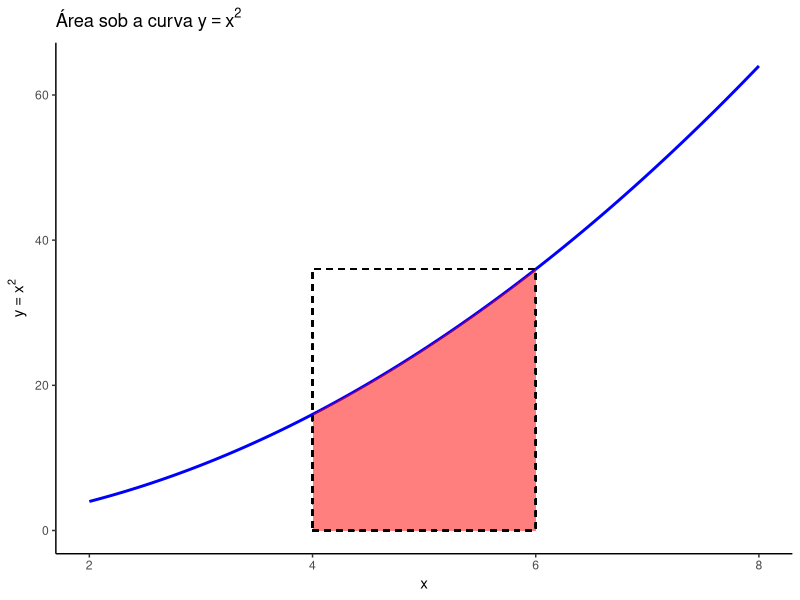
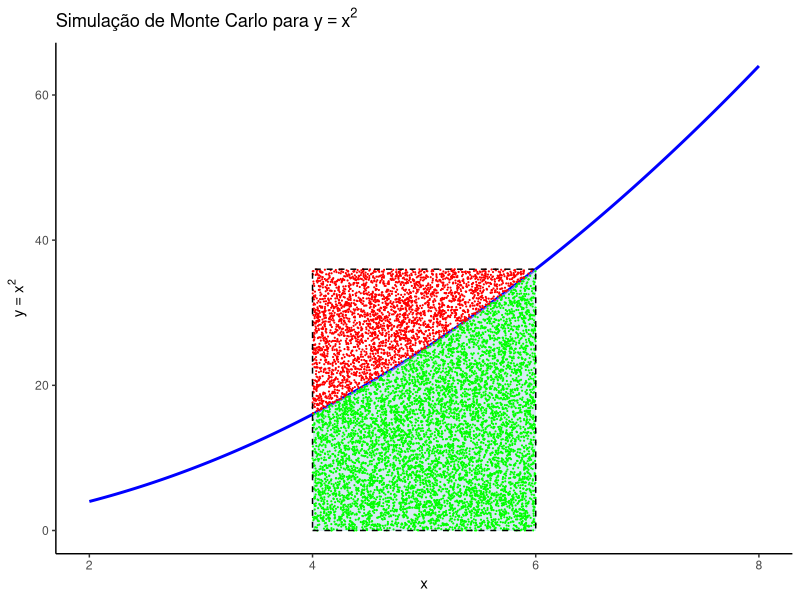
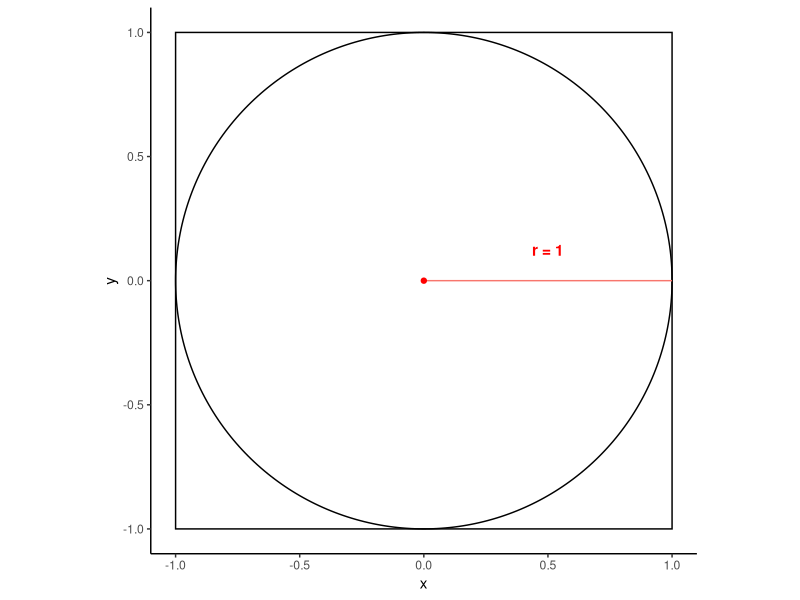
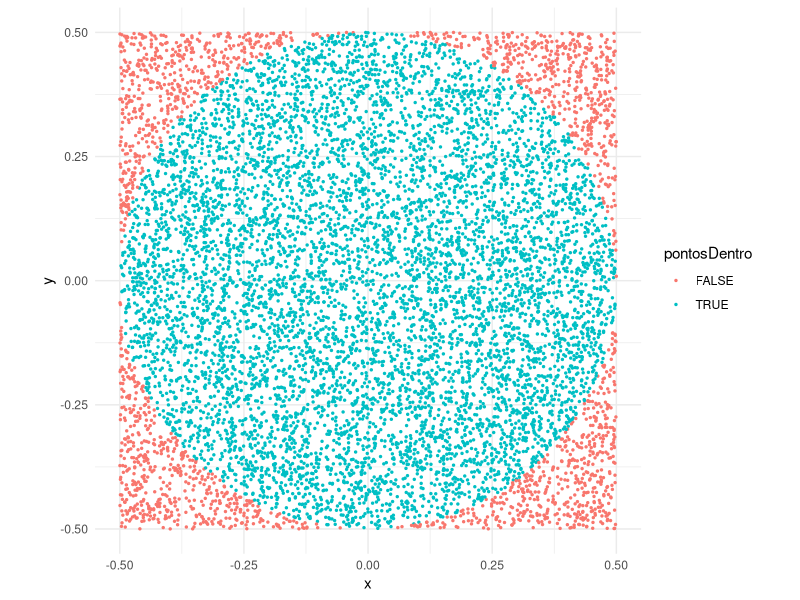
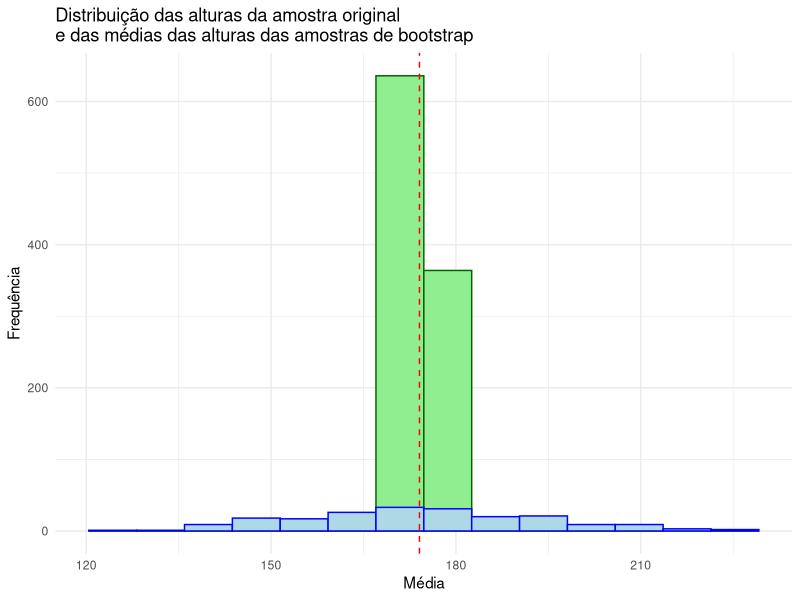
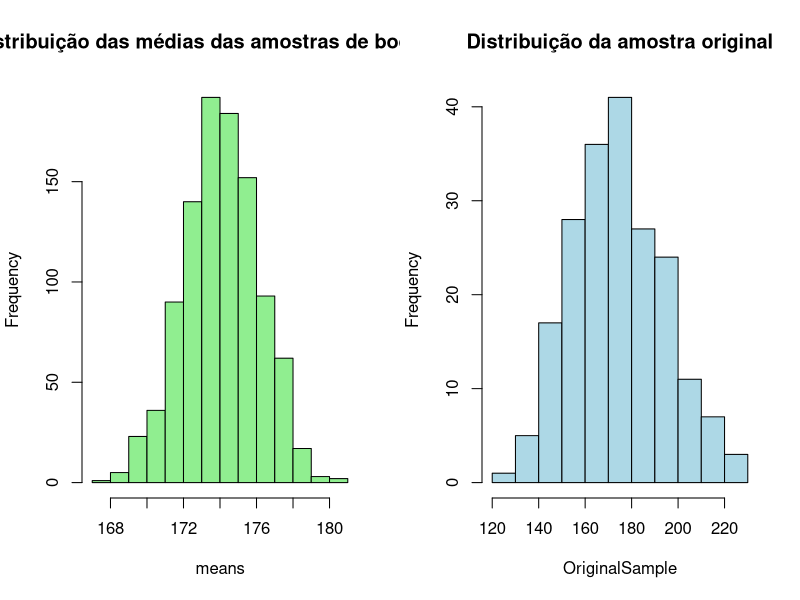

These figures' R source, in order:
## ---- chunk 1
# cria uma sequencia crescente de 1 a 10
x2 <- c(1:10)
x2
## ---- chunk 2
# cria uma sequencia decrescente de 20 a 10
x3 <- c(20:10)
x3
## ---- chunk 3
# cria uma sequencia de 1 a 10
# depois insere o número 20, 
# e depois cria uma nova sequencia de 30 a 40
x4 <- c(1:10, 20, 30:40)
x4
## ---- chunk 4
#cria uma sequencia de 1 a 10, aumentando 1 de cada vez, explicitando os argumentos
seq(from = 1, to = 10, by = 1)
## ---- chunk 5
#cria uma sequencia de 1 a 10, aumentando 1 de cada vez
seq(1, 10, 1)
## ---- chunk 6
# cria uma sequencia de 1 a 10 aumentando 0.5 de cada vez
seq(1, 10, 0.5)
## ---- chunk 7
# cria uma sequencia de 5 até 1, diminuindo 0.2 a cada vez
seq(5, 1, -0.2)
## ---- chunk 8
# Replicar o número 5, três vezes
rep(5, times = 3)
## ---- chunk 9
# Replicar cada elemento do vetor c(1, 2, 3) duas vezes
rep(c(1, 2, 3), each = 2)
## ---- chunk 10
# Replicar 1 duas vezes, 2 três vezes e 3 quatro vezes
rep(c(1, 2, 3), times = c(2, 3, 4))
## ---- chunk 11
# Gerar 10 números aleatórios uniformemente distribuídos
# Repetir esse processo 5 vezes com replicate
replicate(5, runif(10))
## ---- chunk 12
# replicando usando o pipe
runif(10) |>
  replicate(n=5)
## ---- chunk 13
# cria o objeto moeda
moeda <- c("cara","coroa")

# Simular o lançamento de uma moeda 3 vezes
sample(moeda,2, replace = TRUE)
## ---- chunk 14
# replicando 5 vezes os dois lançamentos
replicate(n=5, sample(moeda, 2))
## ---- chunk 15
# Selecionando, de forma aleatória, 5 números entre 1 e 10
x <- 1:10
sample(x, 5)
## ---- chunk 16
set.seed(5)
x <- 1:10
sample(x, 5)
## ---- chunk 17
x <- 1:100
sample(x, 5)
## ---- chunk 18
sample(1:6, 2, replace = TRUE)
## ---- chunk 19
# Replicando 10 vezes a amostragem de 2 números entre 1 e 6
x <- 1:6
replicate(n=10, sample(x, 2))
## ---- chunk 20
replicate(10, sample(1:6, 2))
## ---- chunk 21
sample(1:6, 2) |>
  replicate(n=10)
## ---- chunk 22
# cria um conjunto de números distribuidos de forma normal com média = 0 e desvio padrão = 1
x <- rnorm(100) 
# Sorteia 5 desses números
sample(x, 5)
## ---- chunk 23
rnorm(100) |> sample(5)
## ---- chunk 24
moeda <- c("cara", "coroa")
sample(moeda, 1)
## ---- chunk 25
# Definindo parâmetros do modelo
numero_de_rodadas <- 10000
numero_vencedor   <- 7

# Simulando a roleta
set.seed(123)  # Para reprodutibilidade
resultados <- sample(0:36, numero_de_rodadas, replace = TRUE)

# Contando quantas vezes saiu o número vencedor
vitorias <- sum(resultados == numero_vencedor)

# Calculando a proporção de vitórias
proporcao_vitorias <- vitorias / numero_de_rodadas

# Exibindo resultados
cat("Proporção de vitórias ao apostar no número 7:", proporcao_vitorias, "\n")

## ---- chunk 26
# Carregar a biblioteca ggplot2
library(ggplot2)

# Definindo a função
f <- function(x) x^2

# Definindo os limites
x_min <- 4
x_max <- 6
x_range <- c(2, 8)  # Intervalo total para o gráfico
y_max <- f(x_max)

# Criando uma sequência de valores x para a curva
x <- seq(x_range[1], x_range[2], length.out = 1000)
y <- f(x)

# Dados para a área sob a curva
x_area <- seq(x_min, x_max, length.out = 1000)
y_area <- f(x_area)

# Criando o gráfico
ggplot(data = data.frame(x, y), aes(x = x, y = y)) +
  geom_line(color = "blue", size = 1) +  # Curva y = x^2
  geom_ribbon(data = data.frame(x = x_area, ymin = 0, ymax = y_area),
              aes(x = x, ymin = ymin, ymax = ymax),
              fill = "red", alpha = 0.5) +  # Área sob a curva
  geom_rect(aes(xmin = x_min, xmax = x_max, ymin = 0, ymax = y_max), color = "black", fill = NA, linetype = "dashed") +
  scale_x_continuous(limits = c(2, 8), breaks = seq(2, 8, by = 2)) +  # Limitar o eixo x de 0 a 10 com marcações nos números pares
  labs(title = expression("Área sob a curva " * y == x^2),
       x = "x",
       y = expression(y == x^2)) +
  theme_classic()
## ---- chunk 27
# Carregar a biblioteca ggplot2
library(ggplot2)

# Definindo a função
f <- function(x) x^2

# Definindo os limites
x_min <- 4
x_max <- 6
x_range <- c(2, 8)
y_max <- f(x_max)

# Número de pontos aleatórios a serem gerados
n_pontos <- 10000

# Gerando pontos aleatórios
set.seed(123)
x_pontos <- runif(n_pontos, min = x_min, max = x_max)
y_pontos <- runif(n_pontos, min = 0, max = y_max)

# Verificando quais pontos estão abaixo da curva
abaixo_da_curva <- y_pontos <= f(x_pontos)

# Dados para a área sob a curva
x_area <- seq(x_min, x_max, length.out = 1000)
y_area <- f(x_area)

# Criando o gráfico
ggplot() +
  # Desenhando a curva y = x^2
  geom_line(data = data.frame(x = seq(x_range[1], x_range[2], length.out = 1000), y = f(seq(x_range[1], x_range[2], length.out = 1000))),
            aes(x = x, y = y), color = "blue", size = 1) +
  # Desenhando a área sob a curva
  geom_ribbon(data = data.frame(x = x_area, ymin = 0, ymax = y_area),
              aes(x = x, ymin = ymin, ymax = ymax),
              fill = "lightblue", alpha = 0.5) +
  # Desenhando pontos abaixo da curva
  geom_point(data = data.frame(x = x_pontos[abaixo_da_curva], y = y_pontos[abaixo_da_curva]),
             aes(x = x, y = y), color = "green", size = 0.1) +
  # Desenhando pontos acima da curva
  geom_point(data = data.frame(x = x_pontos[!abaixo_da_curva], y = y_pontos[!abaixo_da_curva]),
             aes(x = x, y = y), color = "red", size = 0.1) +
  # Adicionando o retângulo
  geom_rect(aes(xmin = x_min, xmax = x_max, ymin = 0, ymax = y_max), color = "black", fill = NA, linetype = "dashed") +
  # Configurando o eixo x para mostrar números pares
  scale_x_continuous(limits = x_range, breaks = seq(0, 10, by = 2)) +
  labs(title = expression("Simulação de Monte Carlo para " * y == x^2),
       x = "x",
       y = expression(y == x^2)) +
  theme_classic()

## ---- chunk 28
# Definindo o modelo e os limites
f <- function(x) x^2
x_min <- 4
x_max <- 6
y_min <- 0
y_max <- f(x_max)

# Definindo o número de pontos aleatórios a serem gerados
n_pontos <- 10000

# Gerando pontos aleatórios
set.seed(123)  # Para reprodutibilidade
x <- runif(n_pontos, min = x_min, max = x_max)
y <- runif(n_pontos, min = y_min, max = y_max)

# Verificando quantos pontos estão abaixo da curva
# variável lógica que será verdadeira se y for menor que x^2
abaixo_da_curva     <- y <= f(x) 

# podemos somar os valores verdadeiros, pois no R  TRUE tem o valor = 1
pt_abaixo_da_curva <- sum(abaixo_da_curva)

# Calculando a área
area_retangulo <- (x_max - x_min) * (y_max - y_min)
area_estimada  <- area_retangulo * (pt_abaixo_da_curva / n_pontos) 

# Exibindo o resultado
cat("A área estimada abaixo da curva y = x^2 entre x = 4 e x = 6 é aproximadamente:", area_estimada, "\n")

## ---- chunk 29
library(ggforce)
ggplot() +
  coord_fixed(ratio = 1) +
  geom_rect(aes(xmin = -1, xmax = 1, ymin = -1, ymax = 1), 
            fill = "white", alpha = 0.4, color = "black") +
  geom_circle(aes(x0 = 0, y0 = 0, r = 1), inherit.aes = FALSE) + 
  geom_segment(aes(x = 0, y = 0, xend = 1, yend = 0, colour = "red"), show.legend = FALSE) +
  annotate("point", x = 0, y = 0, colour = "red") +
  annotate("text", label="r = 1" , x = 0.5, y = 0.125, colour = "red", fontface="bold") +
  theme_classic()
## ---- chunk 30
trials <- 10000
pontos <- data.frame(x = runif(trials, -0.5, 0.5),
                     y = runif(trials, -0.5, 0.5))
## ---- chunk 31
library(dplyr)
pontos <- pontos |>
          mutate(raio = sqrt(x^2 + y^2),
                 pontosDentro = raio <= 0.5)
head(pontos)
## ---- chunk 32
library(ggplot2)
ggplot(pontos) +
    geom_point(aes(x = x, y = y, color = pontosDentro), size = 0.5) +
    coord_fixed( ratio=1) +
    theme_minimal()
## ---- chunk 33
dentro <- sum(pontos$pontosDentro)
total  <- nrow(pontos)
R <- dentro/total
piApprox <- 4 * R
piApprox
## ---- chunk 34
trials <- 10000000
pontos <- data.frame(x = runif(trials, -0.5, 0.5),
                     y = runif(trials, -0.5, 0.5)) |>
          mutate(raio = sqrt(x^2 + y^2),
                 pontosDentro = raio <= 0.5)

R <- sum(pontos$pontosDentro) / nrow(pontos)
piApprox <- 4 * R
piApprox
## ---- chunk 35
pop <- rnorm(n = 100000, mean = 175, sd = 20 )
OriginalSample <- sample(pop, 200, replace = FALSE)
## ---- chunk 36
t.test(pop)
t.test(OriginalSample)
## ---- chunk 37
bootSamples <- replicate(1000, sample(OriginalSample, size = 100, replace = TRUE))
## ---- chunk 38
# criando uma vetor "means" com as médias de cada uma das amostras do boostrap
means <- apply(bootSamples, 2, mean)
## ---- chunk 39
library(ggplot2)
ggplot() +
  geom_histogram(aes(x = means), bins = 14, fill = "lightgreen", col="darkgreen") +
  geom_histogram(aes(x = OriginalSample), bins = 14, fill = "lightblue", col="blue") +
  geom_vline(xintercept = mean(OriginalSample), color = "red", linetype = "dashed") +
  labs(title = "Distribuição das alturas da amostra original\ne das médias das alturas das amostras de bootstrap",
       x = "Média",
       y = "Frequência") +
  theme_minimal()
## ---- chunk 40
par(mfrow = c(1, 2))
hist(means,breaks = 14, main = "Distribuição das médias das amostras de bootstrap", col="lightgreen")
hist(OriginalSample, breaks = 14, main = "Distribuição da amostra original", col="lightblue")
